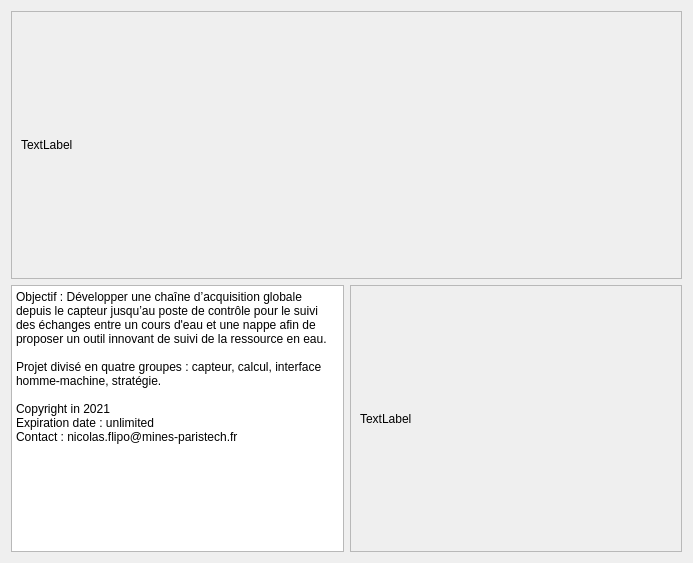
<?xml version="1.0" encoding="UTF-8"?>
<ui version="4.0">
 <class>Dialog_AboutUs</class>
 <widget class="QDialog" name="Dialog_AboutUs">
  <property name="geometry">
   <rect>
    <x>0</x>
    <y>0</y>
    <width>693</width>
    <height>563</height>
   </rect>
  </property>
  <property name="windowTitle">
   <string>Dialog</string>
  </property>
  <layout class="QGridLayout" name="gridLayout">
   <item row="1" column="1">
    <widget class="QScrollArea" name="scrollArea_3">
     <property name="widgetResizable">
      <bool>true</bool>
     </property>
     <widget class="QWidget" name="scrollAreaWidgetContents_3">
      <property name="geometry">
       <rect>
        <x>0</x>
        <y>0</y>
        <width>327</width>
        <height>262</height>
       </rect>
      </property>
      <layout class="QVBoxLayout" name="verticalLayout_2">
       <item>
        <widget class="QLabel" name="labelLogo2">
         <property name="text">
          <string>TextLabel</string>
         </property>
         <property name="pixmap">
          <pixmap>../../../../../../Library/Containers/com.apple.mail/Data/Desktop/Capture d’écran 2021-04-28 à 14.34.03.png</pixmap>
         </property>
        </widget>
       </item>
      </layout>
     </widget>
    </widget>
   </item>
   <item row="1" column="0">
    <widget class="QPlainTextEdit" name="plainTextEdit">
     <property name="plainText">
      <string>Objectif : Développer une chaîne d’acquisition globale depuis le capteur jusqu’au poste de contrôle pour le suivi des échanges entre un cours d'eau et une nappe afin de proposer un outil innovant de suivi de la ressource en eau.

Projet divisé en quatre groupes : capteur, calcul, interface homme-machine, stratégie.

Copyright in 2021
Expiration date : unlimited
Contact : nicolas.flipo@mines-paristech.fr
</string>
     </property>
    </widget>
   </item>
   <item row="0" column="0" colspan="2">
    <widget class="QScrollArea" name="scrollArea">
     <property name="widgetResizable">
      <bool>true</bool>
     </property>
     <widget class="QWidget" name="scrollAreaWidgetContents">
      <property name="geometry">
       <rect>
        <x>0</x>
        <y>0</y>
        <width>667</width>
        <height>263</height>
       </rect>
      </property>
      <layout class="QHBoxLayout" name="horizontalLayout">
       <item>
        <widget class="QLabel" name="labelLogo1">
         <property name="text">
          <string>TextLabel</string>
         </property>
         <property name="pixmap">
          <pixmap>../../../../../../Library/Containers/com.apple.mail/Data/Downloads/178817831_166642522036788_6433939548656503243_n.png</pixmap>
         </property>
         <property name="scaledContents">
          <bool>false</bool>
         </property>
        </widget>
       </item>
      </layout>
     </widget>
    </widget>
   </item>
  </layout>
 </widget>
 <resources/>
 <connections/>
</ui>
